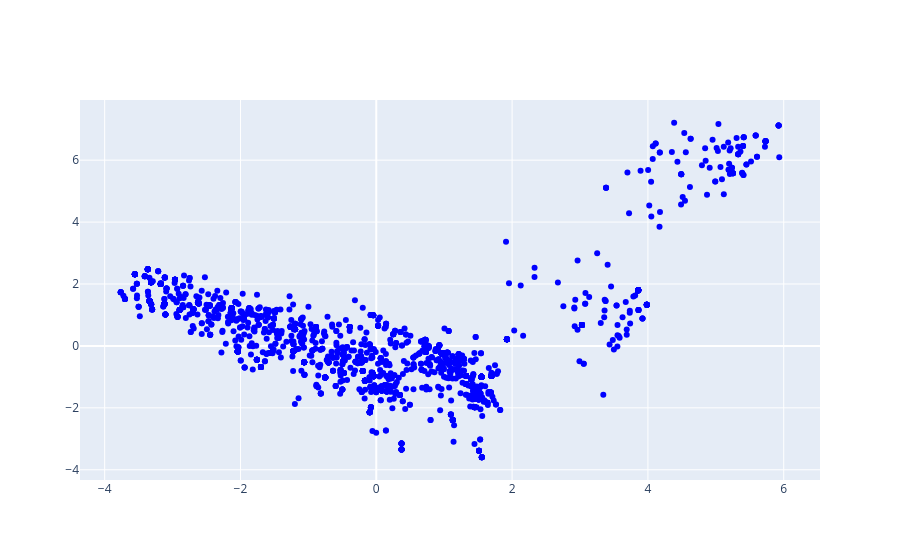

Notebook source saved alongside this figure:
### Code cell
data = [
    go.Scatter(
        x = pca_df.iloc[:2000,0].values,
        y = pca_df.iloc[:2000,1].values,
        text = pca_df.iloc[:2000,2].values,
        hoverinfo = 'text',
        marker = dict(
            color = 'blue'
        ),
        mode='markers',
        showlegend = False
    )
]

iplot(data, filename = "add-hover-text")

### Figure 1 — Plotly figure (JSON) as saved in the notebook; plotly's stock layout.template omitted (floating-point values rounded to 4 significant figures; data arrays with more than 128 entries replaced by an {"elided": "..."} marker saying what was removed)
{"data": [{"hoverinfo": "text", "marker": {"color": "blue"}, "mode": "markers", "showlegend": false, "text": {"elided": "2000 str values"}, "type": "scatter", "x": {"elided": "2000 float values"}, "y": {"elided": "2000 float values"}}], "layout": {}}
